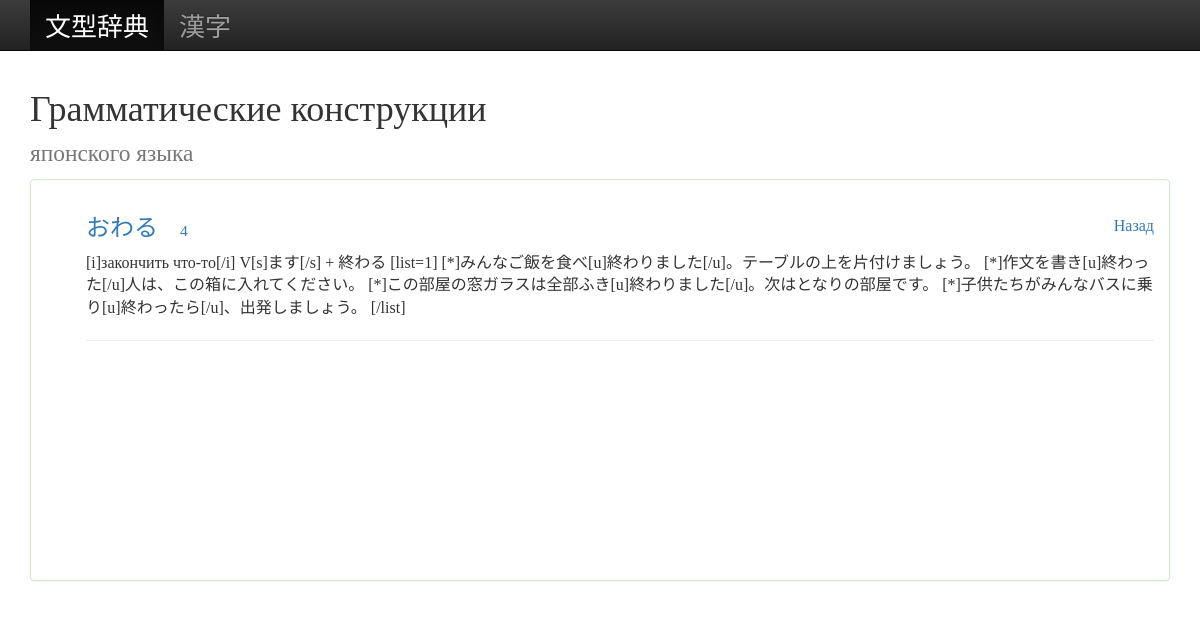
/subwords/?id=33, run on the app's committed database.
### words/models.py (models this page shows, shortened)
class SubWord(models.Model):
    word_jap = models.CharField(max_length=300)
    description = models.TextField(blank=True)
    level = models.IntegerField()
    ext_of = models.ForeignKey(Word, related_name='subs')

### words/views.py (the view)
# urls.py: url(r'^subwords/$', SubWordsView.as_view(), name='subwords'),
class SubWordsView(TemplateView):
    template_name = 'subwords.html'
    def get_context_data(self, **kwargs):
        level = self.request.GET.get("level", -1)
        word_id = self.request.GET.get("id", -1)
        context = super(SubWordsView, self).get_context_data(**kwargs)
        context['word'] = get_object_or_404(Word, id=word_id)
        context['section'] = 'jiten'
        if level != -1:
            context['subwords'] = SubWord.objects.filter(ext_of = context['word']).filter(level=level).select_related('ext_of')
        else:
            context['subwords'] = SubWord.objects.filter(ext_of = context['word']).select_related('ext_of')
        return context

### words/templates/subwords.html
{% extends 'base.html' %}
{% load static %}
{% load bbcode_tags %}
{% block content %}
<div class="col-sm-12">
  <div class="panel panel-success">
    <div class="panel-body">
      <ul>
        {% for sub in subwords %}
          <li>
            <a href="/" class="pull-right back-link"><span class="glyphicon glyphicon-arrow-left"></span> Назад</a>
          <h3><a href="{% url 'subwords' %}?id={{sub.ext_of.id}}">{{ sub.word_jap }}</a>
            <small><a href="{% url 'level' sub.level %}"><span class="glyphicon glyphicon-star"></span> {{ sub.level }}</small></a></h3>
            <p>{{ sub.description|bbcode|safe }}</p>
          </li>
          <hr>
        {% endfor %}
      </ul>
    </div>
  </div>
</div>
{% endblock content %}

### words/static/css/style.css (style rules this page uses)
body { margin-top: 70px; background: url(../img/bg.png); }
ul { list-style: none; }
.list-group, h1, .mobile-hide, .back-link, .panel-success em { font-family: Pattaya; }
.panel-success { font-size: 16px; }
.panel-success { font-family: irohamaru; }
.panel-success { min-height: 402px; }

### data on the page
SubWord: word_jap "おわる", level "4", description|bbcode "[i]закончить что-то[/i] V[s]ます[/s] + 終わる [list=1] [*]みんなご飯を食べ[u]終わりました[/u]。テーブルの上を片付けましょう。 [*]作文を書き[u]終わった[/u]人は、この箱に入れてください。 [*]この部屋の窓ガラスは全部ふき[u]終わりました[/u]。次はとなりの部屋です。 [*]子供たちがみんなバスに乗り[u]終わったら[/u]、出発しましょう。 [/list]"
